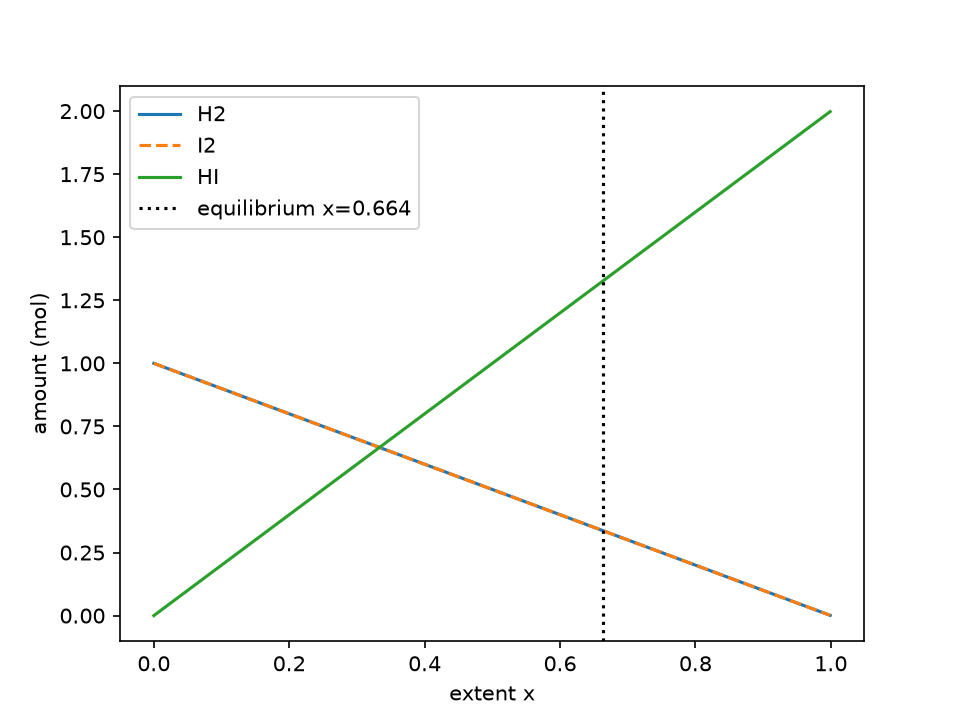

The script that saved this image:
"""
PW2 Lab B Part 4 -- chemical equilibrium via the equilibrium constant K.

Reaction  H2 + I2 <=> 2 HI, starting from 1 mol H2 and 1 mol I2.
As the reaction proceeds by an extent x:  H2 = 1-x,  I2 = 1-x,  HI = 2x.
At equilibrium the composition satisfies the equilibrium constant
        K = [HI]^2 / ([H2][I2]) = (2x)^2 / ((1-x)(1-x)).
Given K, find the extent x. Solve it TWO ways and compare.
Run:  python equilibrium.py
"""
import numpy as np
import matplotlib.pyplot as plt
from scipy.optimize import newton, minimize

K = 15.6
a = b = 1.0

# TODO 1: write k_imbalance(x) = (2x)^2/((a-x)(b-x)) - K.
#         It equals zero exactly at equilibrium.

# TODO 2 (method 1): use scipy.optimize.newton to find the root of k_imbalance
#         (start x0=0.5). This is root-finding.

# TODO 3 (method 2): use scipy.optimize.minimize to minimise k_imbalance(x)**2
#         (method "SLSQP", bounds [(0, 0.999)], x0=[0.5]). Print both answers
#         and confirm they agree.

# TODO 4: report the equilibrium amounts (H2, I2, HI), and plot how the three
#         amounts change with the extent x, marking the equilibrium. Save
#         equilibrium.png.
def k_imbalance(x):
    x = np.ravel(x)[0]
    return (2*x)**2 / ((a - x) * (b - x)) - K

x_newton = newton(k_imbalance, 0.5)

res = minimize(lambda x: k_imbalance(x)**2, x0=[0.5],
               method="SLSQP", bounds=[(0, 0.999)])
x_slsqp = res.x[0]
print("Newton x:", x_newton)
print("SLSQP  x:", x_slsqp)
print("Agree?  ", np.isclose(x_newton, x_slsqp, atol=1e-3))

x_eq = x_newton
H2 = I2 = a - x_eq
HI = 2 * x_eq
print(f"H2 = {H2:.3f} mol, I2 = {I2:.3f} mol, HI = {HI:.3f} mol")

xs = np.linspace(0, 0.999, 200)
plt.plot(xs, a - xs, label="H2")
plt.plot(xs, b - xs, "--", label="I2")
plt.plot(xs, 2 * xs, label="HI")
plt.axvline(x_eq, color="k", linestyle=":", label=f"equilibrium x={x_eq:.3f}")
plt.xlabel("extent x")
plt.ylabel("amount (mol)")
plt.legend()
plt.savefig("equilibrium.png", dpi=150)
plt.show()
